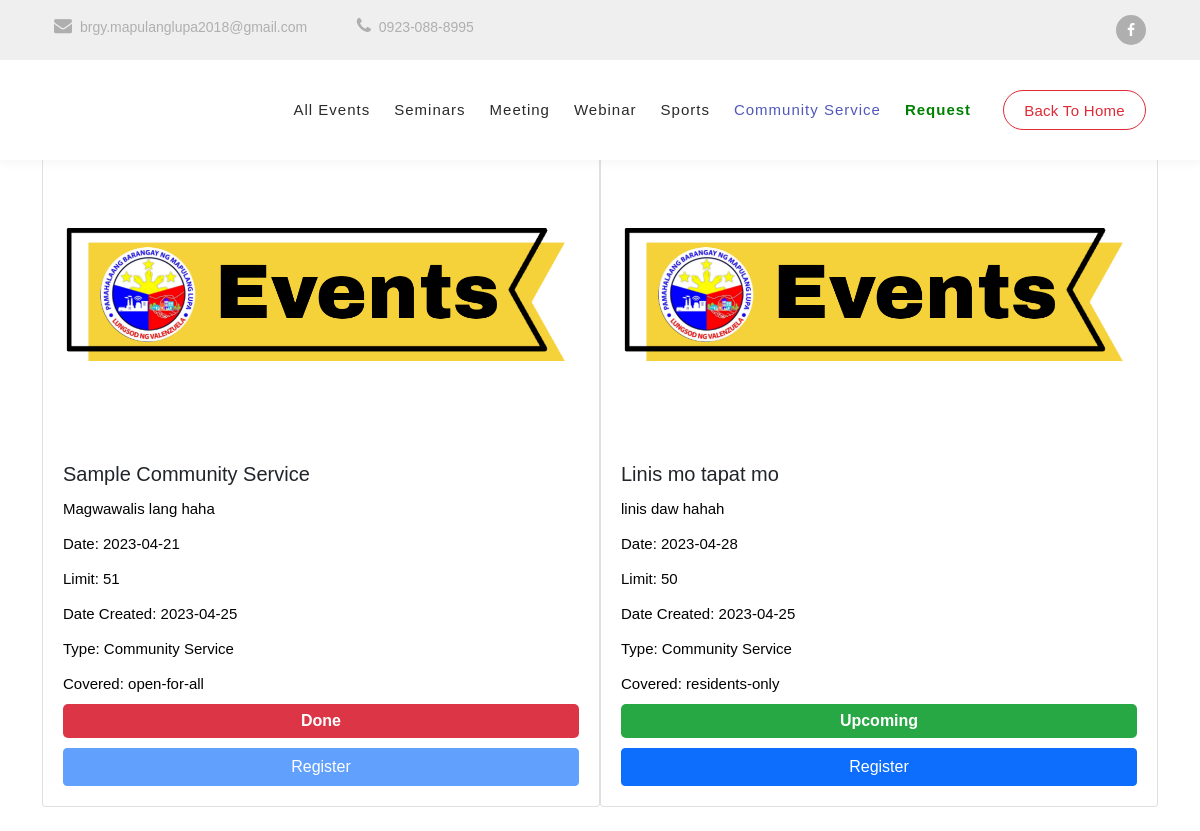
The page /memevent_comservice.php on the database its author committed.
### tables this page shows
CREATE TABLE `tbl_event` (
  `event_id` int(11) NOT NULL,
  `event_title` varchar(50) NOT NULL,
  `event_date` date DEFAULT NULL,
  `event_description` varchar(100) DEFAULT NULL,
  `event_poster` blob DEFAULT NULL,
  `event_limit` int(11) DEFAULT NULL,
  `event_DateCreated` date DEFAULT NULL,
  `event_Type` varchar(20) DEFAULT NULL CHECK (`event_Type` in ('Seminars','Meeting','Webinar','Sports','Community Service')),
  `event-covered` enum('residents-only','open-for-all') NOT NULL
);

### memevent_comservice.php (the view, shortened to what this page needs)
<?php
    include('db_conn.php');
?>
<!DOCTYPE html>
<html lang="en">
  <head>
    <link href="vendor/bootstrap/css/bootstrap.min.css" rel="stylesheet">
    <link rel="stylesheet" href="assets/css/fontawesome.css">
    <link rel="stylesheet" href="assets/css/templatemo-digimedia-v1.css">
    <link rel="stylesheet" href="assets/css/animated.css">
    <link rel="stylesheet" href="assets/css/owl.css">
  </head>
<body>
  <div class="pre-header">
    <div class="container">
      <div class="row">
        <div class="col-lg-8 col-sm-8 col-7">
          <ul class="info">
            <li><a href="#"><i class="fa fa-envelope"></i>brgy.mapulanglupa2018@gmail.com</a></li>
            <li><a href="#"><i class="fa fa-phone"></i>0923-088-8995</a></li>
          </ul>
        </div>
        <div class="col-lg-4 col-sm-4 col-5">
          <ul class="social-media">
            <li><a href="https://www.facebook.com/bagongmapulanglupa2018"><i class="fa fa-facebook"></i></a></li>
          </ul>
        </div>
      </div>
    </div>
  </div>
  <header class="header-area header-sticky wow slideInDown" data-wow-duration="0.75s" data-wow-delay="0s">
    <div class="container">
      <div class="row">
        <div class="col-12">
          <nav class="main-nav">
            <ul class="nav">
              <li><a href="memberevent.php" >All Events</a></li>
              <li><a href="memevent_seminar.php" >Seminars</a></li>
              <li><a href="memevent_meeting.php" >Meeting</a></li>
              <li><a href="memevent_webinar.php" >Webinar</a></li>
              <li><a href="memevent_sports.php" >Sports</a></li>
              <li><a href="memevent_comservice.php" class="active">Community Service</a></li>
            <li><a href="residentrequest.php" style="color: green; font-weight: bold;">Request</a></li>
              <li><div class="border-first-button"><a href="home.php">Back to Home</a></div></li>
            </ul>
          </nav>
        </div>
      </div>
    </div>
  </header>
  <body>
<body>
    <div class="container">
		<h1>Events</h1>
		<div class="row">
			<?php
			$sql = "SELECT * FROM tbl_event WHERE event_Type = 'Community Service'";
			$result = mysqli_query($conn, $sql);
			if (mysqli_num_rows($result) > 0) {
				while ($row = mysqli_fetch_assoc($result)) {
					echo '<div class="col-sm-6 mb-4">';
					echo '<div class="card">';
					if (!empty($row['event_poster'])) {
						echo '<a href="' . $row['event_poster'] . '"><img src="' . $row['event_poster'] . '" class="card-img-top"></a>';
					}
					echo '<div class="card-body">';
					echo '<h5 class="card-title">' . $row['event_title'] . '</h5>';
					echo '<p class="card-text">' . $row['event_description'] . '</p>';
					echo '<p class="card-text">Date: ' . $row['event_date'] . '</p>';
					echo '<p class="card-text">Limit: ' . $row['event_limit'] . '</p>';
					echo '<p class="card-text">Date Created: ' . $row['event_DateCreated'] . '</p>';
					echo '<p class="card-text">Type: ' . $row['event_Type'] . '</p>';
					echo '<p class="card-text">Covered: ' . $row['event-covered'] . '</p>';
					if (strtotime($row['event_date']) > time()) {
						echo '<div class="box upcoming-box">Upcoming</div>';
						echo '<a href="register.php?event_id=' . $row['event_id'] . '" class="btn btn-primary">Register</a>';
					} else {
						echo '<div class="box done-box">Done</div>';
						echo '<a class="btn btn-primary disabled">Register</a>';
					}
					echo '</div>';
					echo '</div>';
					echo '</div>';
				}
			} else {
				echo 'No seminars found.';
			}
			?>
		</div>
	</div>
</body>
</html>

### assets/css/templatemo-digimedia-v1.css (style rules this page uses)
html, body, div, span, applet, object, iframe, h1, h2, h3, h4, h5, h6, p, blockquote, div pre, a, abbr, acronym, address, big, cite, code, del, dfn, em, font, img, ins, kbd, q, s, samp, small, strike, strong, sub, sup, tt, var, b, u, i, center, dl, dt, dd, ol, ul, li, figure, header, nav, section, article, aside, footer, figcaption { margin: 0; padding: 0; border: 0; outline: 0; }
ul, li { padding: 0; margin: 0; list-style: none; }
header, nav, section, article, aside, footer, hgroup { display: block; }
* { box-sizing: border-box; }
html, body { font-family: 'Poppins', sans-serif; font-weight: 400; background-color: #fff; -ms-text-size-adjust: 100%; -webkit-font-smoothing: antialiased; -moz-osx-font-smoothing: grayscale; }
a { text-decoration: none !important; }
h1, h2, h3, h4, h5, h6 { margin-top: 0px; margin-bottom: 0px; }
ul { margin-bottom: 0px; }
p { font-size: 15px; line-height: 30px; font-weight: 300; color: #afafaf; }
img { width: 100%; overflow: hidden; }
html, body { background: #fff; font-family: 'Poppins', sans-serif; }
.border-first-button a { display: inline-block !important; padding: 10px 20px !important; color: #DF2935 !important; border: 1px solid #DF2935 !important; border-radius: 23px; font-weight: 500 !important; letter-spacing: 0.3px !important; transition: all .5s; }
.pre-header { background-color: #efefef; height: 60px; padding: 15px 0px; }
.pre-header ul li { display: inline-block; }
.pre-header ul.info li { margin-right: 45px; }
.pre-header ul.info li a { color: #afafaf; font-size: 14px; transition: all .3s; }
.pre-header ul.info li a i { font-size: 18px; margin-right: 8px; }
.pre-header ul.social-media { text-align: right; }
.pre-header ul.social-media li { margin-left: 5px; }
.pre-header ul.social-media li a { background-color: #afafaf; color: #fff; display: inline-block; width: 30px; height: 30px; line-height: 30px; text-align: center; border-radius: 50%; font-size: 14px; transition: all .3s; }
.header-area { background-color: #fff; box-shadow: 0px 5px 8px rgba(0,0,0,0.03); position: absolute; left: 0px; right: 0px; z-index: 100; height: 100px; -webkit-transition: all .5s ease 0s; -moz-transition: all .5s ease 0s; -o-transition: all .5s ease 0s; transition: all .5s ease 0s; }
.header-area .main-nav { min-height: 80px; background: transparent; }
.header-area .main-nav .nav { float: right; margin-top: 30px; margin-right: 0px; background-color: transparent; -webkit-transition: all 0.3s ease 0s; -moz-transition: all 0.3s ease 0s; -o-transition: all 0.3s ease 0s; transition: all 0.3s ease 0s; position: relative; z-index: 999; }
.header-area .main-nav .nav li { padding-left: 20px; padding-right: 20px; }
.header-area .main-nav .nav li:last-child { padding-right: 0px; padding-left: 40px; }
.header-area .main-nav .nav li:last-child a , .background-header .main-nav .nav li:last-child a { padding: 0px 20px !important; font-weight: 400; }
.header-area .main-nav .nav li a { display: block; font-weight: 500; font-size: 15px; color: #2a2a2a; text-transform: capitalize; -webkit-transition: all 0.3s ease 0s; -moz-transition: all 0.3s ease 0s; -o-transition: all 0.3s ease 0s; transition: all 0.3s ease 0s; height: 40px; line-height: 40px; border: transparent; letter-spacing: 1px; }
.header-area .main-nav .nav li:hover a, .header-area .main-nav .nav li a.active { color: #5158BB!important; }
.header-area.header-sticky { min-height: 80px; }
.header-area .nav { margin-top: 30px; }
.header-area.header-sticky .nav li a.active { color: #5158BB; }
@media (max-width: 1200px) { .header-area .main-nav .nav li { padding-left: 12px; padding-right: 12px; } }
@media (max-width: 1200px) { .header-area .main-nav:before { display: none; } }
@media (min-width: 767px) { .header-area .main-nav .nav { display: flex !important; } }
@media (max-width: 1200px) { .header-area .main-nav .nav li:last-child { padding-left: 20px; } }

### memevent_comservice.php (style rules this page uses)
body { font-family: 'Montserrat', sans-serif; }
.card-img-top { height: 300px; object-fit: cover; }
.box { padding: 5px; color: #fff; font-weight: bold; border-radius: 5px; text-align: center; margin-bottom: 10px; }
.upcoming-box { background-color: #28a745; }
.done-box { background-color: #dc3545; }
.card { margin-bottom: 0; }
.card-body { padding: 20px; display: flex; flex-direction: column; }
.card-text { margin-bottom: 5px; }
.row { margin-right: 0; margin-left: 0; }
.col-sm-6 { padding-right: 0; padding-left: 0; }
p { color: #020202; }

### rows shown on the page
tbl_event: event_poster (picture), event_title "Sample Community Service", event_description "Magwawalis lang haha", event_date "2023-04-21", event_limit "51", event_DateCreated "2023-04-25", event_Type "Community Service", value "open-for-all", shows "Done"
tbl_event: event_poster (picture), event_title "Linis mo tapat mo", event_description "linis daw hahah", event_date "2023-04-28", event_limit "50", event_DateCreated "2023-04-25", event_Type "Community Service", value "residents-only"
